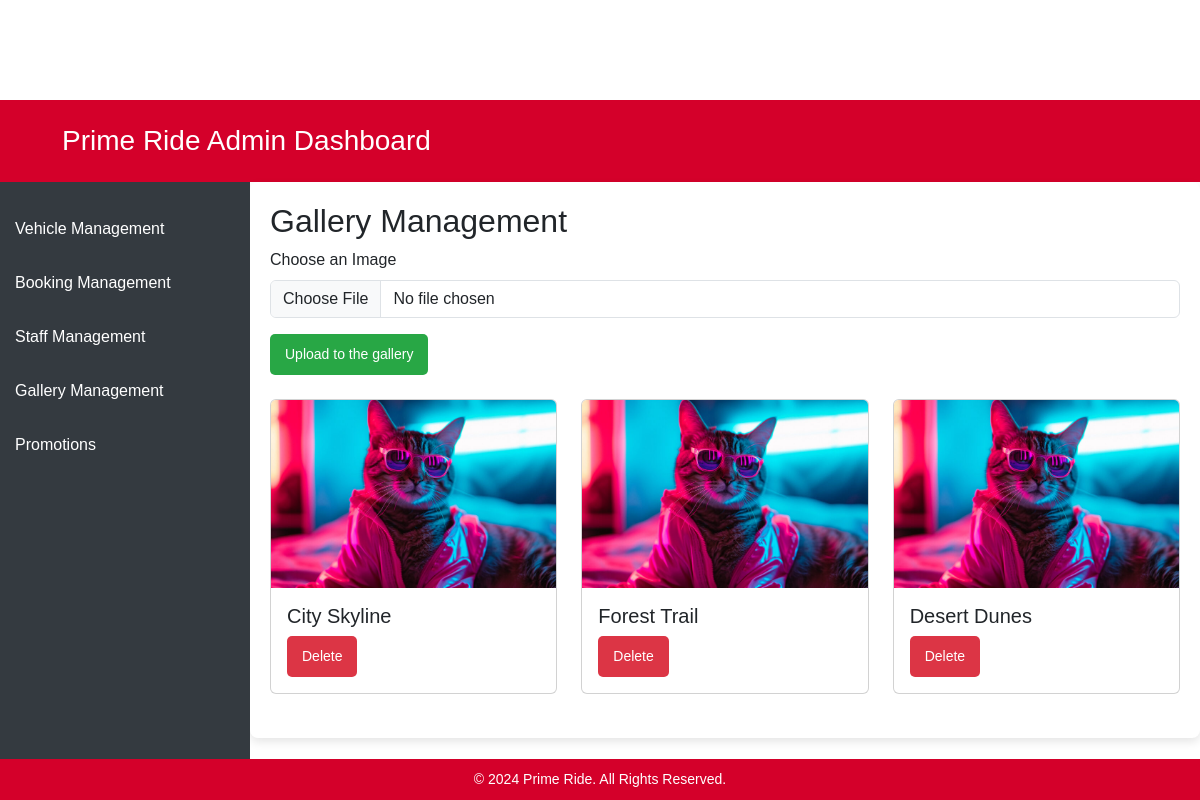
/admin/gallerymanagement.php, run on the app's committed database.
### tables this page shows
CREATE TABLE `gallery` (
  `id` int(11) NOT NULL,
  `title` varchar(100) NOT NULL,
  `image_path` varchar(255) NOT NULL,
  `created_at` timestamp NOT NULL DEFAULT current_timestamp()
);

### admin/gallerymanagement.php (the view, shortened to what this page needs)
<!DOCTYPE html>
<html lang="en">
<head>
  <link rel="stylesheet" href="admin.css">
  <link href="https://cdn.jsdelivr.net/npm/bootstrap@5.3.0-alpha1/dist/css/bootstrap.min.css" rel="stylesheet">
</head>
<body>
  <header class="p-3 text-bg-brown header">
    <div class="container">
        <div class="d-flex flex-wrap align-items-center justify-content-between">
            <div class="d-flex align-items-center">
                <a href="" class="d-flex align-items-center mb-2 mb-lg-0 text-white text-decoration-none">
                </a>
                <h1>Prime Ride Admin Dashboard</h1>
            </div>
        </div>
    </div>
</header>
 <div class="sidebar">
    <a href="vehiclemanagement.php">Vehicle Management</a>
    <a href="bookingmanagement.php">Booking Management</a>
    <a href="staffmanagement.php">Staff Management</a>
    <a href="gallerymanagement.php">Gallery Management</a>
    <a href="promotions.php">Promotions</a>
  </div>
  <?php
include '../assets/php/dbconnection.php';
?>
<div class="content">
  <h2>Gallery Management</h2>
  <form action="../assets/php/AdminFunctions/Update_gallery.php" method="POST" enctype="multipart/form-data">
    <div class="mb-3">
      <label for="image" class="form-label">Choose an Image</label>
      <input type="file" class="form-control" name="image" id="image" required>
    </div>
    <button type="submit" class="btn btn-success">Upload to the gallery</button>
  </form>
  <div class="row mt-4">
    <?php
    $sql = "SELECT id, title, image_path FROM gallery";
    $result = $conn->query($sql);
    if ($result->num_rows > 0) {
      while ($row = $result->fetch_assoc()) {
        ?>
        <div class="col-md-4 mb-4">
          <div class="card">
            <img src="../assets/Photo/Galleryimg/<?php echo $row['image_path']; ?>" class="card-img-top" alt="<?php echo $row['title']; ?>">
            <div class="card-body">
              <h5 class="card-title"><?php echo $row['title']; ?></h5>
              <form action="../assets/php/AdminFunctions/Delete_gallery_item.php" method="POST">
                <button type="submit" class="btn btn-danger">Delete</button>
              </form>
            </div>
          </div>
        </div>
        <?php
      }
    } else {
      echo "<p class='text-center'>Gallery Still Updating</p>";
    }
    ?>
  </div>
</div>
<footer>
    <p>&copy; 2024 Prime Ride. All Rights Reserved.</p>
</footer>
</body>
</html>

### admin/admin.css (style rules this page uses)
body { font-family: Arial, sans-serif; margin-top: 100px; background-color: #f8f9fa; }
.sidebar { width: 250px; position: fixed; height: 100%; background-color: #d4002a; color: #fff; padding-top: 20px; }
.sidebar a { padding: 15px; text-decoration: none; color: #fff; display: block; transition: background-color 0.3s ease; }
.content { margin-left: 250px; padding: 30px; background-color: #fff; box-shadow: 0 4px 10px rgba(0, 0, 0, 0.1); border-radius: 8px; }
header { background-color: #d4002a; color: white; padding: 20px 0; text-align: center; }
header h1 { font-size: 28px; margin: 0; }
button.btn { font-size: 14px; padding: 10px 15px; border-radius: 5px; transition: background-color 0.3s ease; }
button.btn-success { background-color: #28a745; border: none; color: #fff; }
button.btn-danger { background-color: #dc3545; border: none; color: #fff; }
footer { background-color: #d4002a; color: white; text-align: center; padding: 10px 0; position: fixed; bottom: 0; width: 100%; }
footer p { margin: 0; font-size: 14px; }

### admin/gallerymanagement.php (style rules this page uses)
body { font-family: Arial, sans-serif; margin-top: 100px; }
.sidebar { width: 250px; position: fixed; height: 100%; background-color: #343a40; color: #fff; padding-top: 20px; }
.sidebar a { padding: 15px; text-decoration: none; color: #fff; display: block; }
.content { margin-left: 250px; padding: 20px; }

### data on the page
gallery: image_path (picture), title "City Skyline"
gallery: image_path (picture), title "Forest Trail"
gallery: image_path (picture), title "Desert Dunes"
